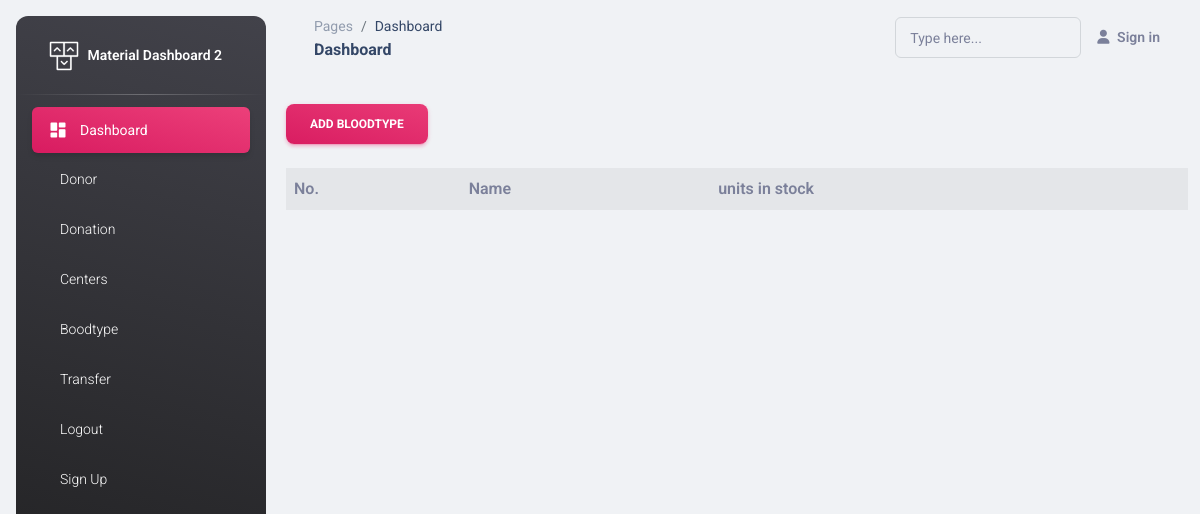
/add_bloodtype/ (signed in), run on an earlier commit of the app's database.
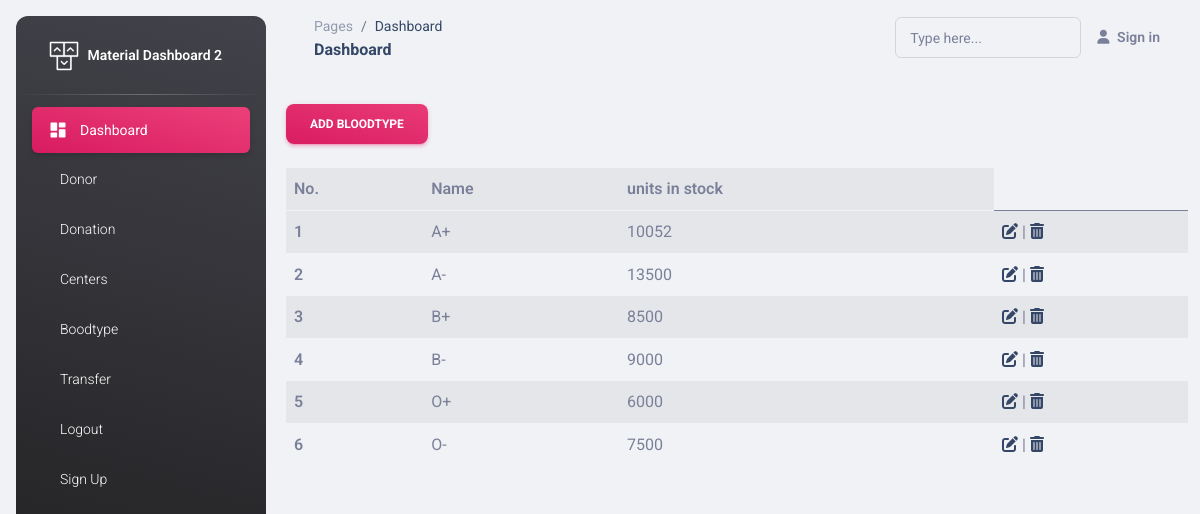
And on a later commit of the database.
### bloodapp/models.py (models this page shows, shortened)
class Bloodtype(models.Model):
    bloodtype = models.CharField(max_length=5,verbose_name="Blood type")
    units_in_stock = models.IntegerField()

### bloodapp/views.py (the view)
# urls.py: path('add_bloodtype/',add_bloodtype_view,name="add_bloodtype_page"),
@login_required
def add_bloodtype_view(request):
    message = ''
    if request.method == "POST":
        bloodtype_form = BloodtypeForm(request.POST)
        if bloodtype_form.is_valid():
            bloodtype_form.save()
            messages.success(request,"Bloodtype added successfully")
    bloodtype_form = BloodtypeForm()
    bloodtypes = Bloodtype.objects.all()
    context = {
        'form':bloodtype_form,
        'msg': message,
        'bloodtypes': bloodtypes
    }
    return render(request, "add_bloodtype.html", context)

### bloodapp/forms.py
class BloodtypeForm(ModelForm):
    class Meta:
        model = Bloodtype
        fields = '__all__'

### bloodapp/templates/add_bloodtype.html
{% extends './base.html' %}
{% load crispy_forms_tags %}
{% block content %}
  <body>
    <header>
      <h1><button type="button" class="btn bg-gradient-primary" data-bs-toggle="modal" data-bs-target="#exampleModal">
        ADD BLOODTYPE
      </button></h1>
    </header>
      <table class = "table table-striped">
        <thread>
          <tr>
            <th scope = "col">No.</th>
            <th scope = "col">Name</th>
            <th scope = "col">units in stock</th>
        </thread>
        <tbody>
          {% for bloodtype in bloodtypes %}
            <tr>
              <th scope="row">{{bloodtype.id}}</th>
              <td>{{bloodtype.bloodtype}}</td>
              <td>{{bloodtype.units_in_stock}}</td>
              <td>
                <a href="{% url 'edit_bloodtype_page' bloodtype.id%}"><i class="fas fa-edit"></i></a> |
                <a href="{%url 'delete_bloodtype_page' bloodtype.id%}" onclick="return confirm('Are you sure you want to delete this bloodtype?')"><i class="fas fa-trash-alt"></i></a>
            </td>
            </tr>
          {% endfor %}
        </tbody>
      </table>
    </div>
{% endblock content%}

What changed in the data, as far as the page shows it:
added Bloodtype: id "1", bloodtype "A+", units_in_stock "10052"
added Bloodtype: id "2", bloodtype "A-", units_in_stock "13500"
added Bloodtype: id "3", bloodtype "B+", units_in_stock "8500"
added Bloodtype: id "4", bloodtype "B-", units_in_stock "9000"
added Bloodtype: id "5", bloodtype "O+", units_in_stock "6000"
added Bloodtype: id "6", bloodtype "O-", units_in_stock "7500"
